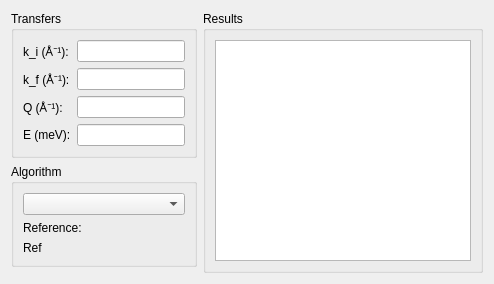
     <widget class="QWidget" name="tabCalc">
      <attribute name="title">
       <string>Calculation</string>
      </attribute>
      <layout class="QGridLayout" name="gridLayout_4">
       <item row="0" column="0">
        <widget class="QGroupBox" name="groupBox_4">
         <property name="sizePolicy">
          <sizepolicy hsizetype="Preferred" vsizetype="Preferred">
           <horstretch>0</horstretch>
           <verstretch>0</verstretch>
          </sizepolicy>
         </property>
         <property name="title">
          <string>Transfers</string>
         </property>
         <layout class="QFormLayout" name="formLayout_2">
          <item row="0" column="0">
           <widget class="QLabel" name="labelki">
            <property name="text">
             <string>k_i (Å⁻¹):</string>
            </property>
           </widget>
          </item>
          <item row="0" column="1">
           <widget class="QLineEdit" name="editKi">
            <property name="readOnly">
             <bool>false</bool>
            </property>
           </widget>
          </item>
          <item row="1" column="0">
           <widget class="QLabel" name="labelkf">
            <property name="text">
             <string>k_f (Å⁻¹):</string>
            </property>
           </widget>
          </item>
          <item row="1" column="1">
           <widget class="QLineEdit" name="editKf">
            <property name="readOnly">
             <bool>false</bool>
            </property>
           </widget>
          </item>
          <item row="2" column="0">
           <widget class="QLabel" name="labelQ">
            <property name="text">
             <string>Q (Å⁻¹):</string>
            </property>
           </widget>
          </item>
          <item row="2" column="1">
           <widget class="QLineEdit" name="editQ">
            <property name="readOnly">
             <bool>false</bool>
            </property>
           </widget>
          </item>
          <item row="3" column="0">
           <widget class="QLabel" name="labelE">
            <property name="text">
             <string>E (meV):</string>
            </property>
           </widget>
          </item>
          <item row="3" column="1">
           <widget class="QLineEdit" name="editE">
            <property name="readOnly">
             <bool>true</bool>
            </property>
           </widget>
          </item>
         </layout>
        </widget>
       </item>
       <item row="0" column="1" rowspan="3">
        <widget class="QGroupBox" name="groupBox_9">
         <property name="sizePolicy">
          <sizepolicy hsizetype="Preferred" vsizetype="Preferred">
           <horstretch>1</horstretch>
           <verstretch>0</verstretch>
          </sizepolicy>
         </property>
         <property name="title">
          <string>Results</string>
         </property>
         <layout class="QGridLayout" name="gridLayout_12">
          <item row="0" column="0">
           <widget class="QTextEdit" name="editResults">
            <property name="tabChangesFocus">
             <bool>true</bool>
            </property>
            <property name="undoRedoEnabled">
             <bool>false</bool>
            </property>
            <property name="readOnly">
             <bool>true</bool>
            </property>
           </widget>
          </item>
         </layout>
        </widget>
       </item>
       <item row="1" column="0">
        <widget class="QGroupBox" name="groupBox_8">
         <property name="sizePolicy">
          <sizepolicy hsizetype="Preferred" vsizetype="Preferred">
           <horstretch>0</horstretch>
           <verstretch>0</verstretch>
          </sizepolicy>
         </property>
         <property name="title">
          <string>Algorithm</string>
         </property>
         <layout class="QFormLayout" name="formLayout_8">
          <property name="fieldGrowthPolicy">
           <enum>QFormLayout::AllNonFixedFieldsGrow</enum>
          </property>
          <item row="0" column="0" colspan="2">
           <widget class="QComboBox" name="comboAlgo"/>
          </item>
          <item row="1" column="0">
           <widget class="QLabel" name="label_2">
            <property name="text">
             <string>Reference:</string>
            </property>
           </widget>
          </item>
          <item row="2" column="0">
           <widget class="QLabel" name="labelAlgoRef">
            <property name="text">
             <string>Ref</string>
            </property>
           </widget>
          </item>
         </layout>
        </widget>
       </item>
      </layout>
     </widget>
